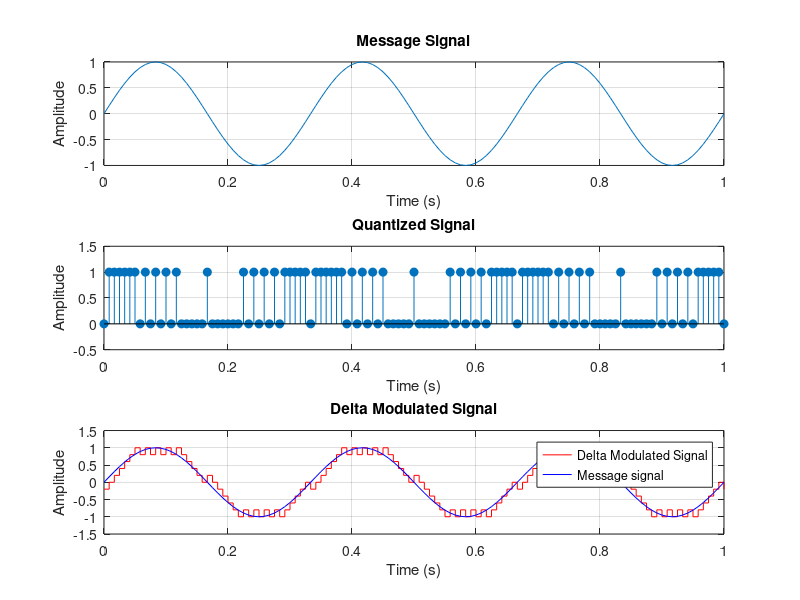

Write MATLAB code to recreate this figure. (Note: this script raises an error after producing the figure.)
%% 2021BEC0014 S J Satish Kumar

% This code demonstrates the working of Delta Modulation to transmit
% signals

clear all;
close all;
clc;

% Parameters
f_message = 3;                 % Frequency of the message signal 
fs = 40*f_message;              % Sampling Frequency
t = 0:1/fs:1;                          % Time scale
A_message = 1;                     % Amplitude of the message signal
message_signal = A_message * sin(2*pi*f_message*t);

% DM Parameters
delta = 0.2;                    % Step size or quantization step

%% Transmitter

output_signal = zeros(size(t));
quantized_signal = zeros(size(t));
prev_value = 0;

for i = 1:length(t)
    if message_signal(i) > prev_value
        quantized_signal(i) = 1;
        prev_value = prev_value + delta;
    else
        quantized_signal(i) = 0;
        prev_value = prev_value - delta;
    end
    output_signal(i) = prev_value;
end

disp("Quantized Signal : ");
disp(quantized_signal);

% Plots

figure("Name","Transmitter");
subplot(3,1,1);
plot(t, message_signal);
title('Message Signal');
xlabel('Time (s)');
ylabel('Amplitude');
grid on;

subplot(3,1,2);
stem(t, quantized_signal,"filled");
title('Quantized Signal');
xlabel('Time (s)');
ylabel('Amplitude');
ylim([-0.5 1.5]);
grid on;

subplot(3,1,3);
stairs(t, output_signal,"Color","red");
hold on
plot(t,message_signal,'Color','blue');
title('Delta Modulated Signal');
xlabel('Time (s)');
ylabel('Amplitude');
legend("Delta Modulated Signal","Message signal");
ylim([-1.5 1.5]);
grid on;



%% Receiver 

% Received quantized signal

reconstructed_DM_signal = zeros(1,length(quantized_signal));
prev_value = 0;

for i=1:length(quantized_signal)
    if quantized_signal(i)==1
        prev_value = prev_value + delta;
        reconstructed_DM_signal(i) = prev_value;
    else
        prev_value = prev_value - delta;
        reconstructed_DM_signal(i) = prev_value;
    end
end

f_cutoff = 2*f_message;
filtered_signal = lowpass(reconstructed_DM_signal,f_cutoff,fs);

error_signal = message_signal - filtered_signal;

figure("Name","Receiver")
subplot(3,1,1);
stairs(t,reconstructed_DM_signal);
hold on;
plot(t,filtered_signal);
xlabel("Time (s)");
ylabel("Amplitude");
title("Reconstructed DM signal from Quantized Signal");
legend("Reconstructed DM signal","Low pass filtered signal");
ylim([-1.5 1.5]);
grid on;

subplot(3,1,2);
plot(t,message_signal);
hold on;
plot(t,filtered_signal);
xlabel("Time (s)");
ylabel("Amplitude");
title("Message/Received Signal");
legend("Message signal","Received signal");
ylim([-1.5 1.5]);
grid on;

subplot(3,1,3);
plot(t,error_signal);
xlabel("Time(s)");
ylabel("Amplitude");
title("Error signal");
ylim([-1.5 1.5]);
grid on;